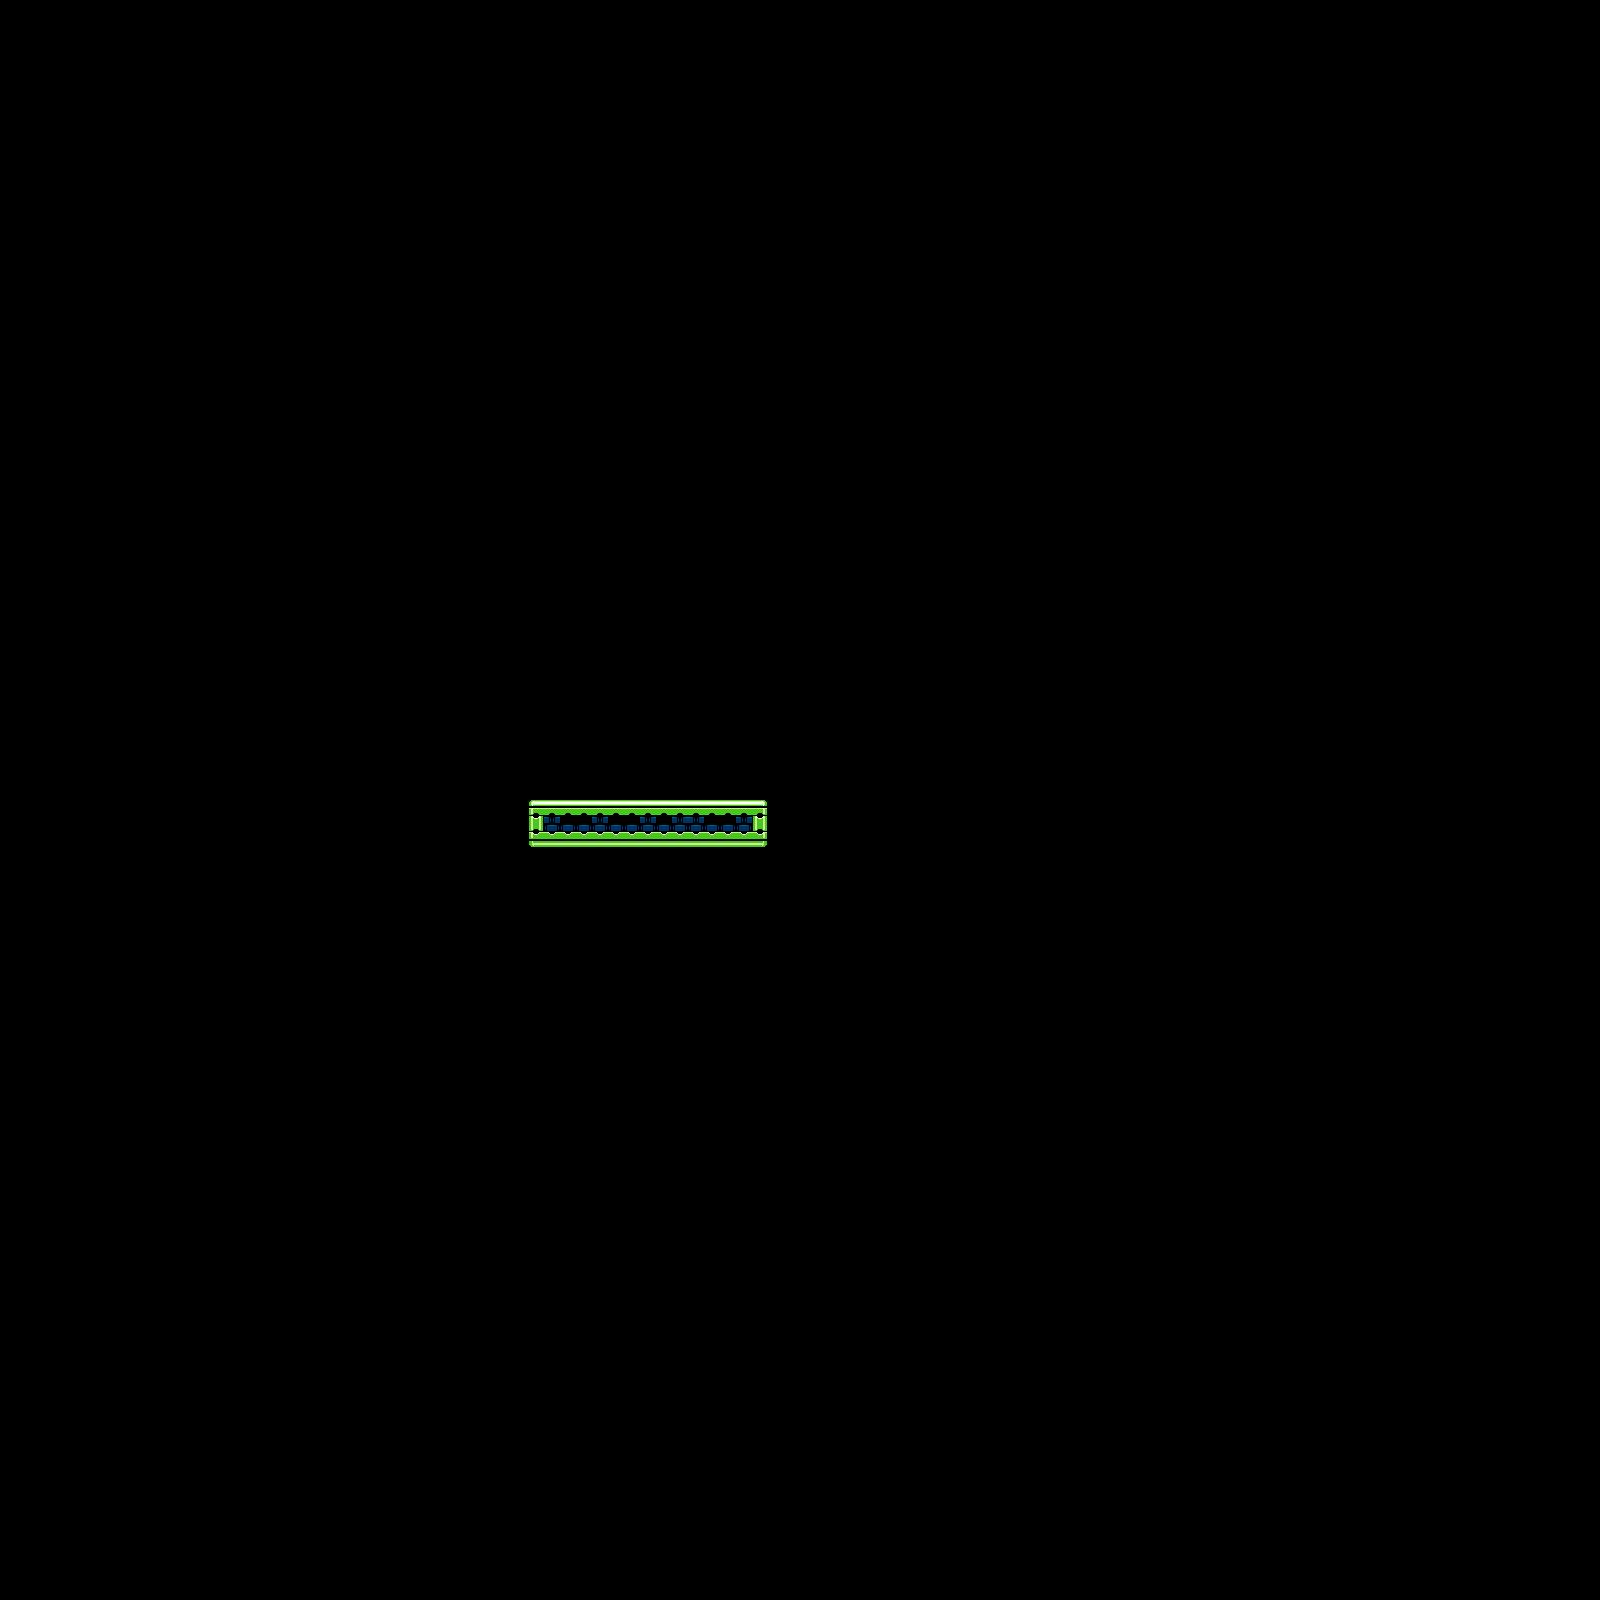

This is a level from a 2D game, rendered from its Tiled map with the project's own tilesets. A one-line summary and the map file follow, with tile-layer data summarised:
An orthogonal 100x100 tile map with 16x16 px tiles, 1 tile layer (Tile Layer 1).

<map version="1.0" tiledversion="2017.09.27" orientation="orthogonal" renderorder="right-down" width="100" height="100" tilewidth="16" tileheight="16" infinite="0" nextobjectid="1">
 <tileset firstgid="1" source="Sci-FiNess.tsx" />
 <layer name="Tile Layer 1" width="100" height="100">
  <data>[10000 cells, 45 non-empty, 11 distinct tile ids]</data>
 </layer>
</map>
